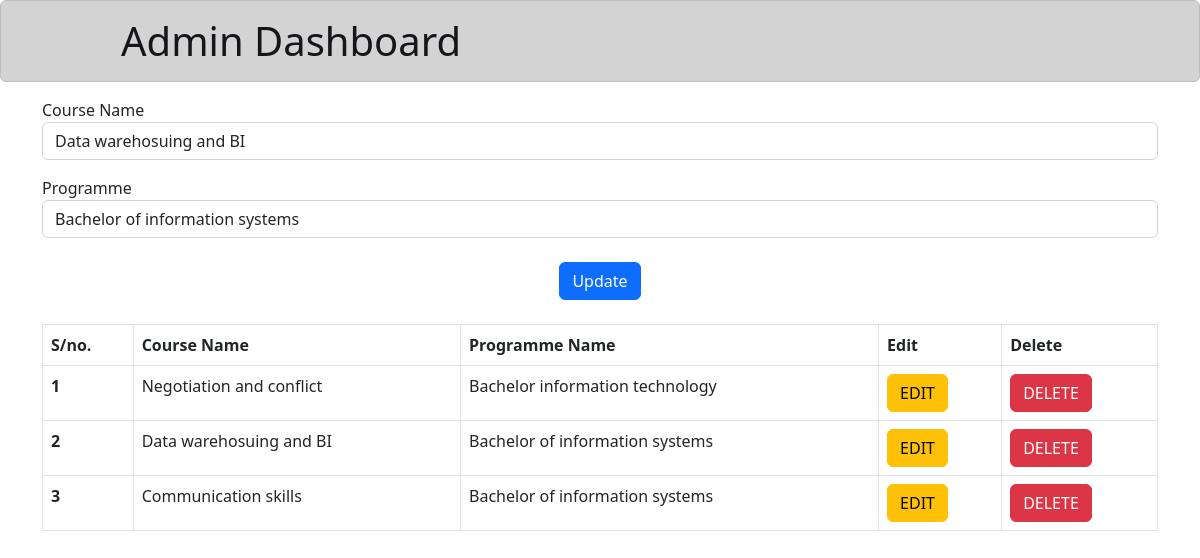
The page /edit_stuff/23 on the database its author committed.
### Admin/models.py (models this page shows)
class Timetable(models.Model):
	course_name = models.CharField(max_length=50)
	Program_name = models.CharField(max_length=100)

### Admin/views.py (the view)
# urls.py: path('edit_stuff/<int:myid>',edit_stuff, name='edit_stuff'),
def edit_stuff(request,myid):
	edit_itm =Timetable.objects.get(id=myid)
	stuffs=Timetable.objects.all()
	context = {
		"edit_itm":edit_itm,
		"stuffs":stuffs
	}
	return render(request,'index.html',context)

### templates/index.html (shortened to what this page needs)
<!doctype html>
<html lang="en">
  <head>
    <link href="https://cdn.jsdelivr.net/npm/bootstrap@5.2.0/dist/css/bootstrap.min.css" rel="stylesheet">
  </head>
  <body>
    <h1 class="alert alert-dark" role="alert" style="padding-left: 3em;">Admin Dashboard</h1>
    <div class= "container mt-3">
       {% if edit_itm %}
        <form method="POST" action="{% url 'update_stuff' edit_itm.id %}">
        <div class="form group mb-3">
          <label>Course Name</label>
          <input type="text" class="form-control" value="{{edit_itm.course_name}}" name="course_name" placeholder="Enter course name" >
        </div>
        <div class="form group mb-3">
          <label>Programme</label>
          <input type="text" class="form-control" value="{{edit_itm.Program_name}}" name="Program_name" placeholder="Programme name " >
        </div>
        <div class="text-center mt-4">
        <button type="submit" class="btn btn-primary">Update</button>
        </div>
      </form>
      {% endif %}
      <div class="mt-4">
        <table class="table table-bordered">
          <thead>
            <tr>
              <th scope="col">S/no.</th>
              <th scope="col">Course Name</th>
              <th scope="col">Programme Name</th>
              <th scope="col">Edit</th>
              <th scope="col">Delete</th>
           </tr>
          </thead>
          <tbody>
          {% for x in stuffs %}
            <tr>
              <th scope="row">{{forloop.counter}}</th>
              <td>{{x.course_name}}</td>
              <td>{{x.Program_name}}</td>
              <td>
                <a href="{% url 'edit_stuff' x.id %}" class="btn btn-warning">EDIT</a>
              </td>
              <td>
                <a href="{% url 'delete_stuff' x.id %}" class="btn btn-danger">DELETE</a>
              </td>
            </tr>
            {% endfor %}
          </tbody>
      </table>
      </div>
    </div>
  </body>
</html>

### rows shown on the page
Timetable: course_name "Data warehosuing and BI", Program_name "Bachelor of information systems"
Timetable: course_name "Negotiation and conflict", Program_name "Bachelor information technology"
Timetable: course_name "Communication skills", Program_name "Bachelor of information systems"
